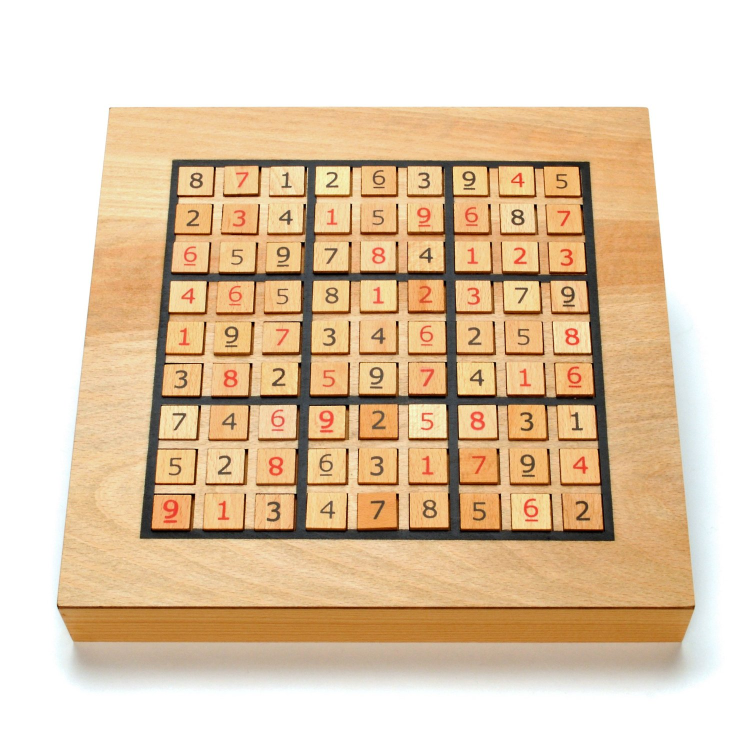
#> input picture Image Processing/Geometric Transformations/sudokusmall.jpg, 1500 x 1500 px (shown at 1/2 size)
$ python perspective.py
#> lines starting #> are read from the running program, lines starting #| are printed output that depends on the picture
# -*- coding: utf-8 -*-
"""
Created on Mon Sep 21 16:34:04 2015

@author: User
"""

import cv2
import numpy as np
from matplotlib import pyplot as plt

img = cv2.imread('sudokusmall.jpg')
#> img is the input picture: shape (1500, 1500, 3); mean B, G, R 173.2, 201.6, 225.3
rows,cols,ch = img.shape
#> rows = 1500; cols = 1500; ch = 3

pts1 = np.float32([[351,328],[1151,327],[1207,1062],[303,1064]])
pts2 = np.float32([[0,0],[800,0],[0,800],[800,800]])

M = cv2.getPerspectiveTransform(pts1,pts2)

dst = cv2.warpPerspective(img,M,(800,800))
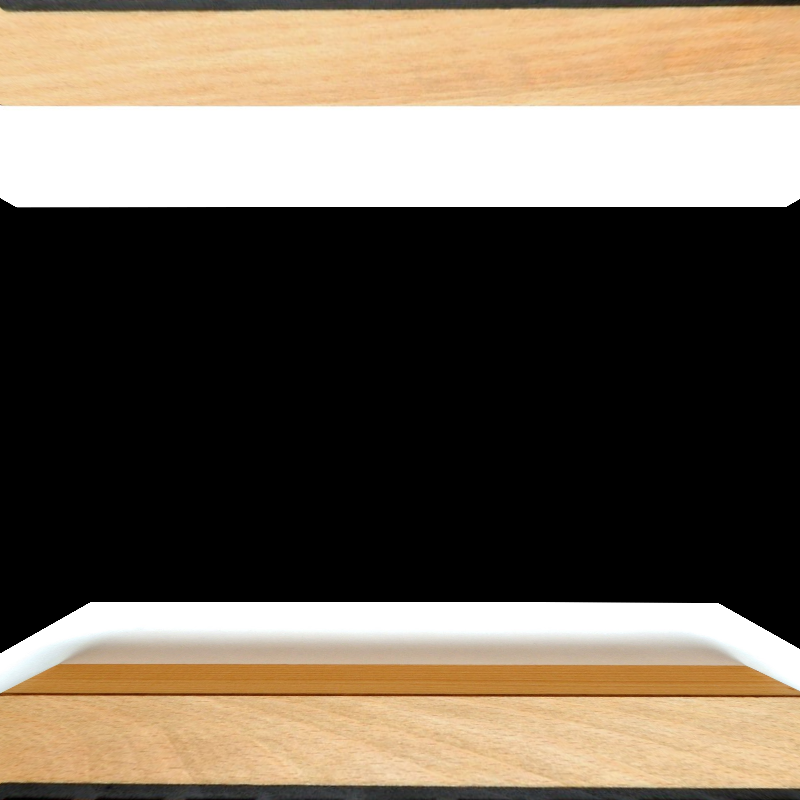
#> dst: shape (800, 800, 3); mean B, G, R 85.1, 100, 111.9

plt.subplot(121),plt.imshow(img),plt.title('Input')
plt.subplot(122),plt.imshow(dst),plt.title('Output')
plt.show()
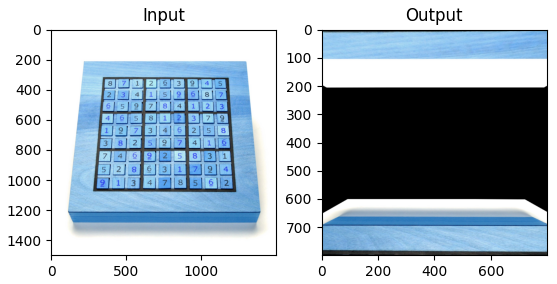
#> figure drawn by matplotlib, 2 panels; B, G, R data is drawn as R, G, B

$ run again, with Image Processing/Geometric Transformations/drawing.jpg copied over Image Processing/Geometric Transformations/sudokusmall.jpg
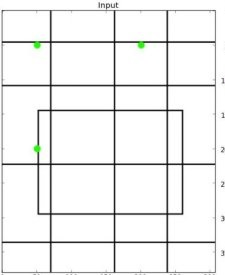
#> input picture Image Processing/Geometric Transformations/drawing.jpg, 225 x 275 px
#> img is the input picture: shape (275, 225, 3); mean B, G, R 239.5, 240, 239.6
#> `dst = cv2.warpPerspective(img,M,(800,800))`:
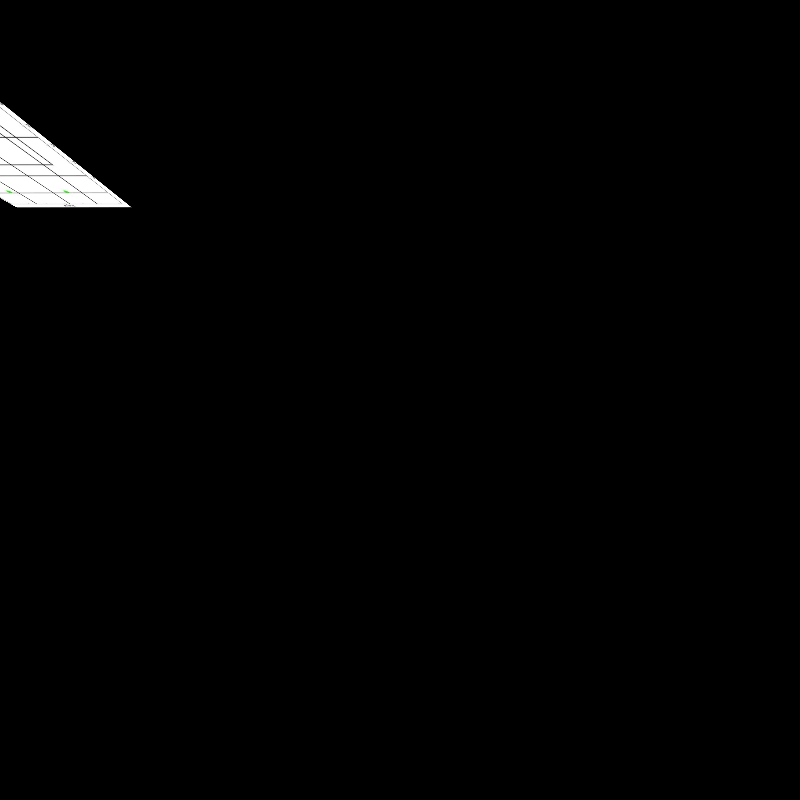
#> dst: shape (800, 800, 3); mean B, G, R 2.6, 2.6, 2.6
#> `plt.show()`:
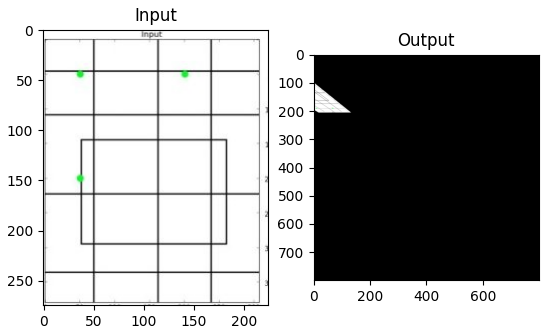
#> figure drawn by matplotlib, 2 panels; B, G, R data is drawn as R, G, B
